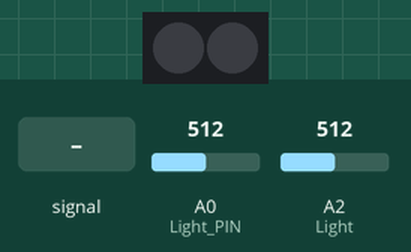
A sketch run on a simulated Arduino Uno, built with avr-gcc and run on an emulated ATmega328P. Shown: 2 RGB LEDs in strip order, left to right. The test bench sets the inputs (shaded band); at power-on: A2 (Light) = 512, A0 (Light_PIN) = 512. What the sketch prints to the serial monitor is not drawn.

Above: at 1.2 s.
1.3 s: A0 (Light_PIN) fed a 200 Hz sine of ±255 counts around its level
At 1.8 s:
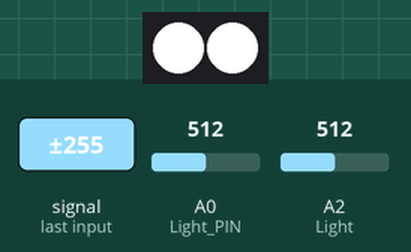
Timing chart, 0 to 1.7 s (numbered marks = the images above; inputs shaded):
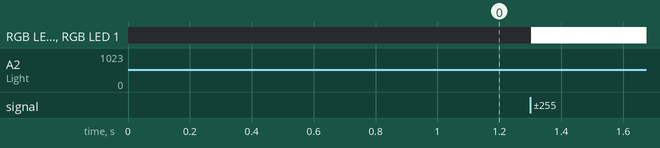

The sketch:

sketch_jan03a.ino
```cpp
#include <Adafruit_NeoPixel.h>
#define PIN 6

#define PIN_NUM 2
Adafruit_NeoPixel strip = Adafruit_NeoPixel(PIN_NUM, PIN, NEO_GRB + NEO_KHZ800);
#define Light_PIN A0  //光照传感器接AO引脚
#define Light A2 //人体红外传感器A2引脚
#define Light_value1 400

//光强预设值
int sensorValue;
int a;
void setup()                                //创建无返回值函数
 {
  Serial.begin(115200);               //初始化串口通信，并将波特率设置为115200
  strip.begin();                             //准备对灯珠进行数据发送
  strip.show();                              //初始化所有的灯珠为关的状态
}
void loop()                                  //无返回值loop函数
 {
  sensorValue = analogRead(Light_PIN);  //光检测
  a=analogRead(Light);
  Serial.println(a);
  if(a!=0){
  if (sensorValue < Light_value1)                          //若光强小于400
   {strip.setPixelColor(0, strip.Color(255, 255, 255));//红光
    strip.setPixelColor(1, strip.Color(255, 255, 255));
    strip.show();   //LED显示
  }
  else if (sensorValue >= Light_value1 )
       {strip.setPixelColor(0, strip.Color(0, 0, 0));
       strip.setPixelColor(1, strip.Color(0, 0, 0));
    strip.show();   //LED显示
  }
  }
  else
  {strip.setPixelColor(0, strip.Color(0, 0, 0));
       strip.setPixelColor(1, strip.Color(0, 0, 0));
    strip.show();   //LED显示
}
 }
```

Measured:
- after the input at 1.3 s, RGB LED 0, RGB LED 1: off → RGB(255, 255, 255) at once
